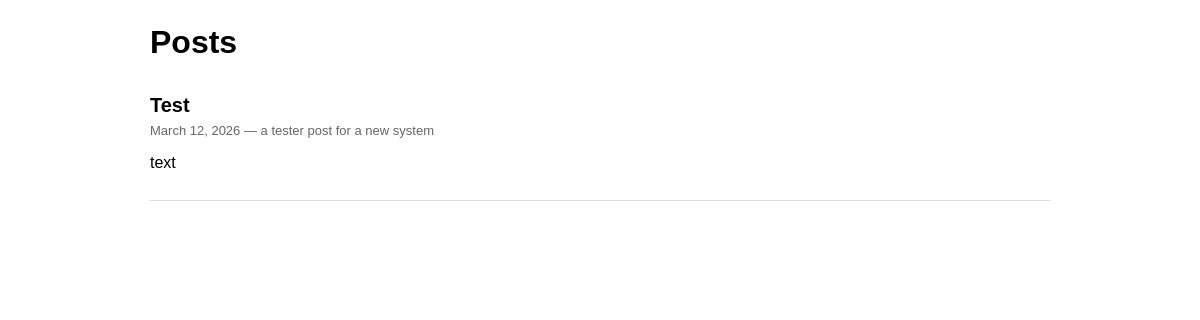
Before: / with the older database file.
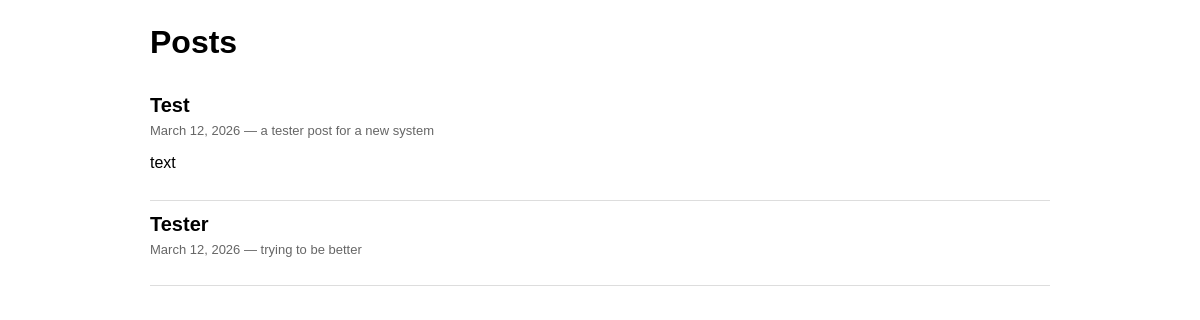
After: the same page with the newer database file.
### proj/models.py (models this page shows, shortened)
class Post(models.Model):
    title = models.CharField(max_length=200)
    description = models.TextField(blank=True)
    date = models.DateField()
    content = models.TextField(blank=True)

### proj/views.py (the view)
# urls.py: path('', views.post_list, name='home'),
def post_list(request):
    posts = Post.objects.all().order_by('-date')
    return render(request, 'proj/index.html', {'posts': posts})

### proj/templates/proj/index.html (shortened to what this page needs)
<!DOCTYPE html>
<html lang="en">
<head>
</head>
<body>
  <h1>Posts</h1>
  {% if posts %}
    {% for post in posts %}
      <article class="post">
        <h2>{{ post.title }}</h2>
        <div class="meta">{{ post.date }}{% if post.description %} — {{ post.description }}{% endif %}</div>
        <div class="content">{{ post.content|linebreaks }}</div>
      </article>
    {% endfor %}
  {% else %}
    <p>No posts yet.</p>
  {% endif %}
</body>
</html>

### proj/templates/proj/index.html (style rules this page uses)
body { font-family:Arial,Helvetica,sans-serif;max-width:900px;margin:24px auto;padding:0 16px }
.post { border-bottom:1px solid #ddd;padding:12px 0 }
.post h2 { margin:0 0 6px;font-size:20px }
.meta { color:#666;font-size:13px }
.content { margin-top:8px }

Changed rows visible on the page:
added Post: title "Tester", date "March 12, 2026", description "trying to be better"
